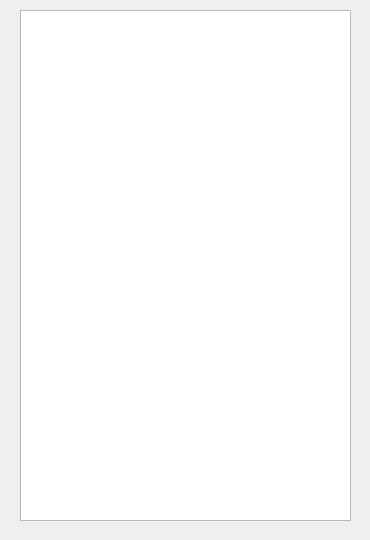
<?xml version="1.0" encoding="UTF-8"?>
<ui version="4.0">
 <class>Dialog</class>
 <widget class="QDialog" name="Dialog">
  <property name="geometry">
   <rect>
    <x>0</x>
    <y>0</y>
    <width>370</width>
    <height>540</height>
   </rect>
  </property>
  <property name="minimumSize">
   <size>
    <width>370</width>
    <height>540</height>
   </size>
  </property>
  <property name="maximumSize">
   <size>
    <width>370</width>
    <height>540</height>
   </size>
  </property>
  <property name="windowTitle">
   <string>Huffman编码表</string>
  </property>
  <widget class="QTableWidget" name="tableWidget">
   <property name="geometry">
    <rect>
     <x>20</x>
     <y>10</y>
     <width>331</width>
     <height>511</height>
    </rect>
   </property>
  </widget>
 </widget>
 <resources/>
 <connections/>
</ui>
